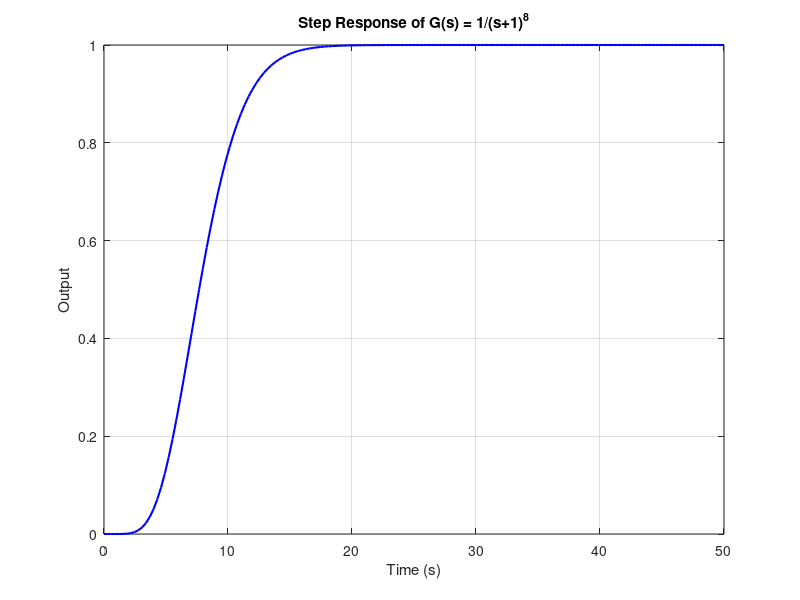

MATLAB code for this plot: (Note: this script raises an error after producing the figure.)
clc; clear; close all;

%% Original system
s = tf('s');
G = 1 / (s+1)^8;

%% 1. Step response of the original system and plot
t_final = 50;               % simulation time (until steady state)
[y, t] = step(G, t_final);

figure('Name', 'Step Response of Original System');
plot(t, y, 'b-', 'LineWidth', 1.5);
grid on;
xlabel('Time (s)'); ylabel('Output');
title('Step Response of G(s) = 1/(s+1)^8');
saveas(gcf, 'original_step.png');   % save figure

%% 2. Reduced-order models (using different methods)

% --- (a) First-order model: 63.2% method ---
idx_a = find(y >= 0.632, 1);        % first time output reaches 63.2%
T_a = t(idx_a);
G_a = 1 / (T_a*s + 1);              % gain = 1
fprintf('(a) First-order: T = %.4f s\n', T_a);

% --- (b) FOPDT model: tangent method (inflection point) ---
dy = gradient(y, t);
[~, idx_max] = max(dy);
t_inf = t(idx_max);
y_inf = y(idx_max);
slope = dy(idx_max);

L_b = t_inf - y_inf / slope;        % intersection with y=0
if L_b < 0, L_b = 0; end
t_K = t_inf + (1 - y_inf) / slope; % intersection with final value (1)
T_b = t_K - L_b;

G_b = tf(1, [T_b 1], 'InputDelay', L_b); % gain = 1
fprintf('(b) FOPDT: T = %.4f s, L = %.4f s\n', T_b, L_b);

% --- (c) SOPDT model: numerical optimization (minimizing step response error) ---
% Model: G_m(s) = 1 / ((1+T1*s)*(1+T2*s)) * exp(-L*s)
cost_fun = @(x) norm( step( tf(1, conv([x(1) 1], [x(2) 1]), 'InputDelay', x(3)), t ) - y );
x0 = [3, 4, 1];                     % initial guess
x_opt = fminsearch(cost_fun, x0);
T1_c = x_opt(1);
T2_c = x_opt(2);
L_c  = x_opt(3);

G_c = tf(1, conv([T1_c 1], [T2_c 1]), 'InputDelay', L_c);
fprintf('(c) SOPDT: T1 = %.4f s, T2 = %.4f s, L = %.4f s\n', T1_c, T2_c, L_c);

%% 3. Comparison of all responses
figure('Name', 'Comparison of Reduced Models');
step(G, 'b-', G_a, 'g--', G_b, 'r-.', G_c, 'm:', t);
legend('Original 1/(s+1)^8', ...
       sprintf('1st-order (T=%.2f)', T_a), ...
       sprintf('FOPDT (T=%.2f, L=%.2f)', T_b, L_b), ...
       sprintf('SOPDT (T1=%.2f, T2=%.2f, L=%.2f)', T1_c, T2_c, L_c), ...
       'Location', 'southeast');
grid on;
xlabel('Time (s)'); ylabel('Output');
title('Comparison of Reduced Models with Original System');
saveas(gcf, 'model_comparison.png'); % save figure

disp('--- Done. Check the figures. ---');
